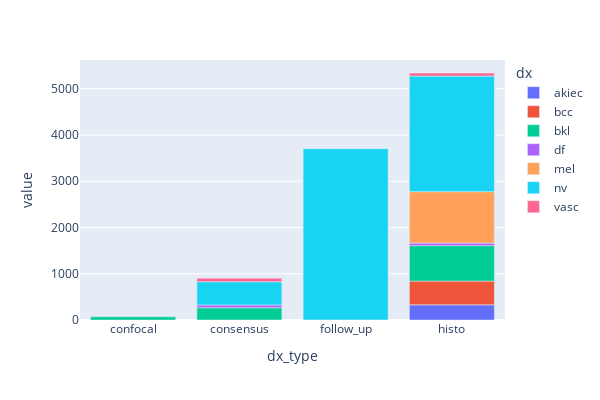

The code cell stored with this chart in its notebook:
### Code cell
fig_0 = px.bar(df_meta.groupby(['dx_type', 'dx']).size().unstack(level=1),width=600, height=400)
fig_0.update_layout(title_text='', title_x=0.5)
fig_0.show()

### Figure 1 — Plotly figure (JSON) as saved in the notebook; plotly's stock layout.template omitted (floating-point values rounded to 4 significant figures)
{"data": [{"alignmentgroup": "True", "hovertemplate": "dx=akiec<br>dx_type=%{x}<br>value=%{y}<extra></extra>", "legendgroup": "akiec", "marker": {"color": "#636efa", "pattern": {"shape": ""}}, "name": "akiec", "offsetgroup": "akiec", "orientation": "v", "showlegend": true, "textposition": "auto", "type": "bar", "x": ["confocal", "consensus", "follow_up", "histo"], "xaxis": "x", "y": [null, null, null, 327], "yaxis": "y"}, {"alignmentgroup": "True", "hovertemplate": "dx=bcc<br>dx_type=%{x}<br>value=%{y}<extra></extra>", "legendgroup": "bcc", "marker": {"color": "#EF553B", "pattern": {"shape": ""}}, "name": "bcc", "offsetgroup": "bcc", "orientation": "v", "showlegend": true, "textposition": "auto", "type": "bar", "x": ["confocal", "consensus", "follow_up", "histo"], "xaxis": "x", "y": [null, null, null, 514], "yaxis": "y"}, {"alignmentgroup": "True", "hovertemplate": "dx=bkl<br>dx_type=%{x}<br>value=%{y}<extra></extra>", "legendgroup": "bkl", "marker": {"color": "#00cc96", "pattern": {"shape": ""}}, "name": "bkl", "offsetgroup": "bkl", "orientation": "v", "showlegend": true, "textposition": "auto", "type": "bar", "x": ["confocal", "consensus", "follow_up", "histo"], "xaxis": "x", "y": [69, 264, null, 766], "yaxis": "y"}, {"alignmentgroup": "True", "hovertemplate": "dx=df<br>dx_type=%{x}<br>value=%{y}<extra></extra>", "legendgroup": "df", "marker": {"color": "#ab63fa", "pattern": {"shape": ""}}, "name": "df", "offsetgroup": "df", "orientation": "v", "showlegend": true, "textposition": "auto", "type": "bar", "x": ["confocal", "consensus", "follow_up", "histo"], "xaxis": "x", "y": [null, 60, null, 55], "yaxis": "y"}, {"alignmentgroup": "True", "hovertemplate": "dx=mel<br>dx_type=%{x}<br>value=%{y}<extra></extra>", "legendgroup": "mel", "marker": {"color": "#FFA15A", "pattern": {"shape": ""}}, "name": "mel", "offsetgroup": "mel", "orientation": "v", "showlegend": true, "textposition": "auto", "type": "bar", "x": ["confocal", "consensus", "follow_up", "histo"], "xaxis": "x", "y": [null, null, null, 1113], "yaxis": "y"}, {"alignmentgroup": "True", "hovertemplate": "dx=nv<br>dx_type=%{x}<br>value=%{y}<extra></extra>", "legendgroup": "nv", "marker": {"color": "#19d3f3", "pattern": {"shape": ""}}, "name": "nv", "offsetgroup": "nv", "orientation": "v", "showlegend": true, "textposition": "auto", "type": "bar", "x": ["confocal", "consensus", "follow_up", "histo"], "xaxis": "x", "y": [null, 503, 3704, 2498], "yaxis": "y"}, {"alignmentgroup": "True", "hovertemplate": "dx=vasc<br>dx_type=%{x}<br>value=%{y}<extra></extra>", "legendgroup": "vasc", "marker": {"color": "#FF6692", "pattern": {"shape": ""}}, "name": "vasc", "offsetgroup": "vasc", "orientation": "v", "showlegend": true, "textposition": "auto", "type": "bar", "x": ["confocal", "consensus", "follow_up", "histo"], "xaxis": "x", "y": [null, 75, null, 67], "yaxis": "y"}], "layout": {"barmode": "relative", "height": 400, "legend": {"title": {"text": "dx"}, "tracegroupgap": 0}, "margin": {"t": 60}, "title": {"text": "", "x": 0.5}, "width": 600, "xaxis": {"anchor": "y", "domain": [0, 1], "title": {"text": "dx_type"}}, "yaxis": {"anchor": "x", "domain": [0, 1], "title": {"text": "value"}}}}
